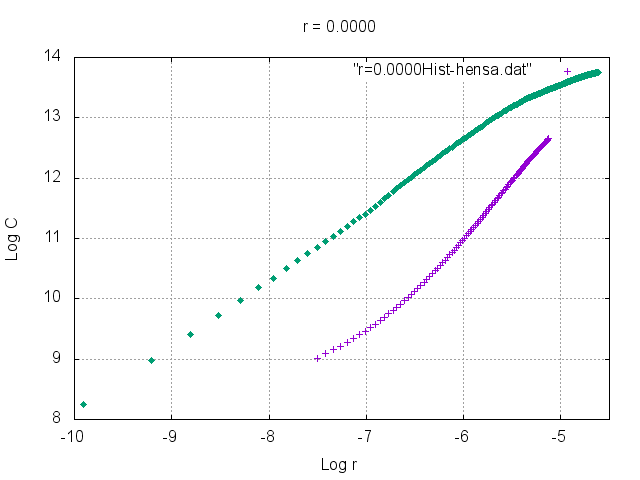

Here is the gnuplot script that generated this plot:
set grid
set title "r = 0.0000"
set xrange [-10:-4.5]
set yrange [8:14]
set xlabel "Log r"
set ylabel "Log C"
plot "r=0.0000Hist-hensa.dat", "r=0.0000Hist_sumlog.dat" with points notitle pointtype 13
pause 2
set terminal png
set output "r=0.0000Hist-hensa.png"
replot
set terminal x11
